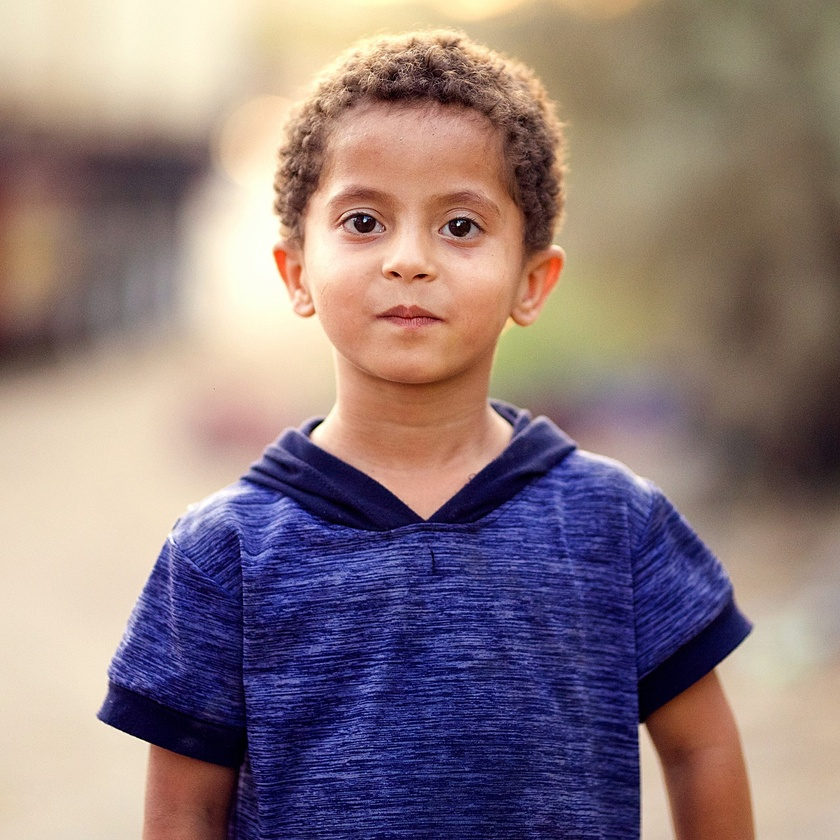
#> input picture OpenCV/boy.jpg, 840 x 840 px, shrunk from 1280 x 1280 before the run, given in place of the camera
$ python age.py
#> lines starting #> are read from the running program, lines starting #| are printed output that depends on the picture; after the words box and inside, x2 and y2 are one past the last pixel; in counts of white or black regions, pixels touching at a corner belong together
#> the answer given: 1
#> in from_webcam, frame is the input picture: shape (840, 840, 3); mean B, G, R 124.8, 122.6, 141.6
#> the answer given: 3
import cv2
import os
from datetime import datetime

def cartoonify(image):
    gray = cv2.cvtColor(image, cv2.COLOR_BGR2GRAY)
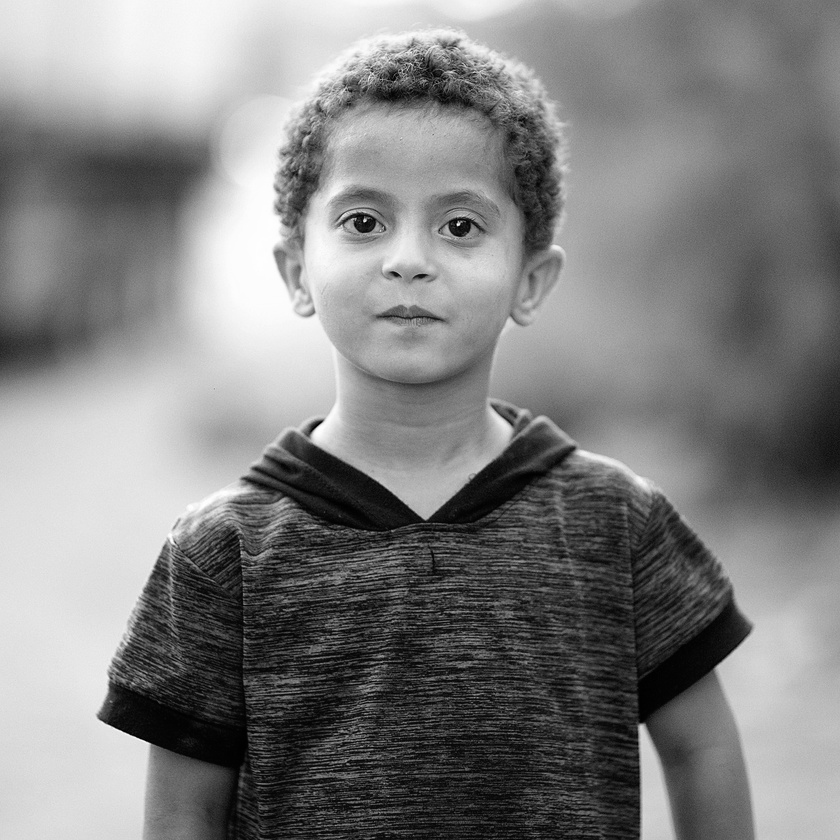
#> gray: shape (840, 840); min 0, max 255, mean 128.6
    gray = cv2.medianBlur(gray, 7)
    edges = cv2.adaptiveThreshold(gray, 255, cv2.ADAPTIVE_THRESH_MEAN_C,
                                  cv2.THRESH_BINARY, 9, 9)
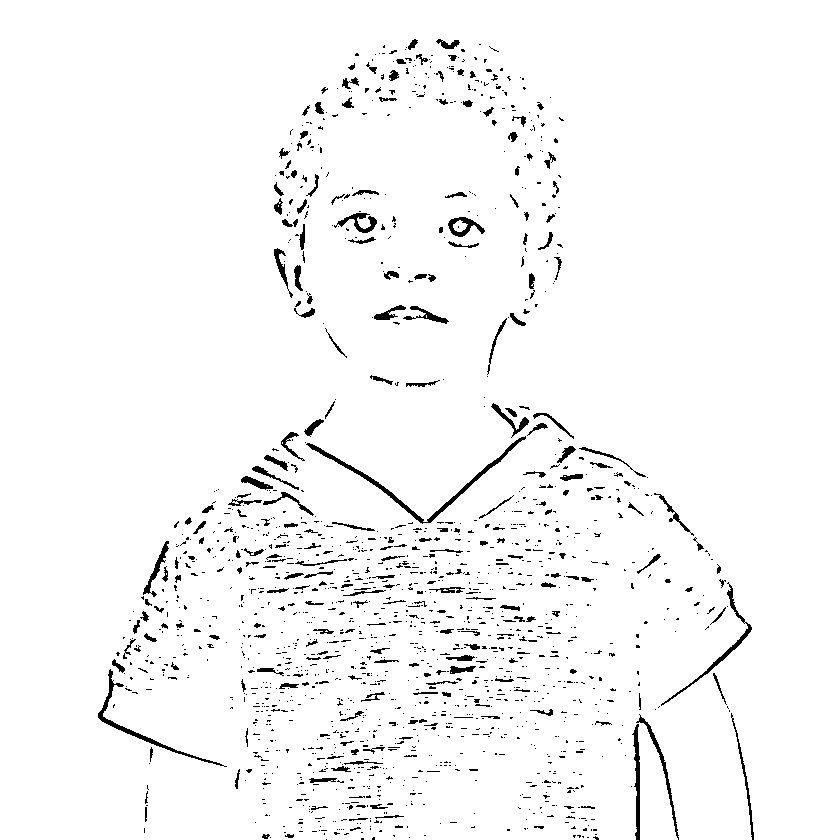
#> edges: shape (840, 840); 96.8% white; 1605 black regions (1346 under 20 px), largest, box (x1, y1, x2, y2) and area: (306, 436, 526, 524) 1119, (98, 669, 227, 767) 683, (661, 582, 752, 706) 549
    color = cv2.bilateralFilter(image, 9, 300, 300)
    return cv2.bitwise_and(color, color, mask=edges)
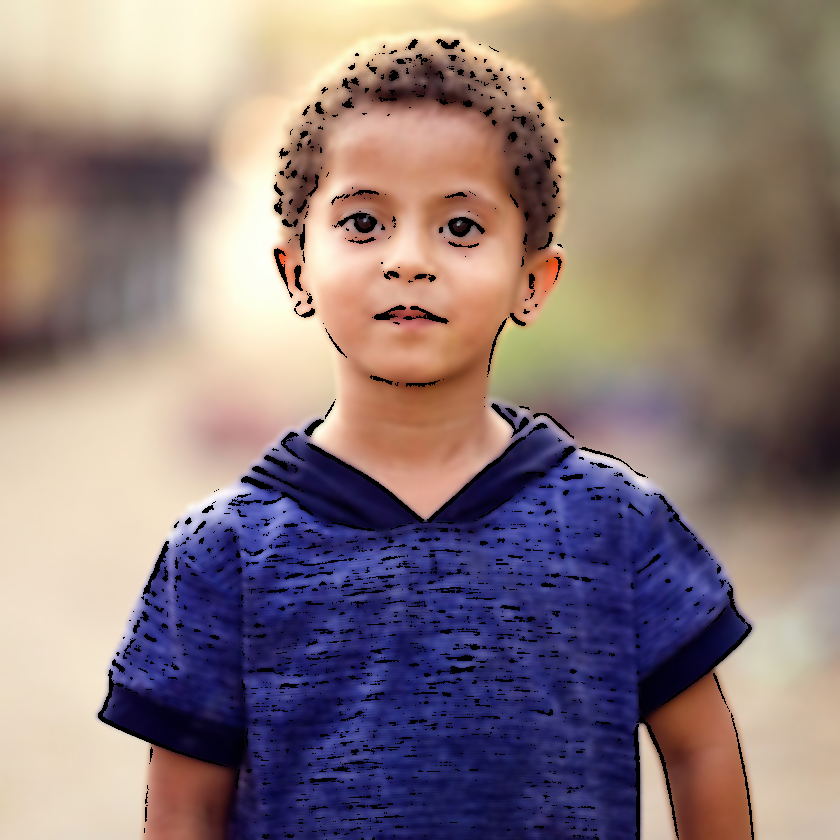
#> returned value: shape (840, 840, 3); mean of channels 0, 1, 2 121.6, 120.6, 139.1; drawn as B, G, R

def sketch(image):
    gray = cv2.cvtColor(image, cv2.COLOR_BGR2GRAY)
    inv = 255 - gray
    blur = cv2.GaussianBlur(inv, (21, 21), 0)
    sketch = cv2.divide(gray, 255 - blur, scale=256)
    return cv2.cvtColor(sketch, cv2.COLOR_GRAY2BGR)

def blur_filter(image):
    return cv2.GaussianBlur(image, (15, 15), 0)

def save_with_timestamp(image, filter_name):
    timestamp = datetime.now().strftime('%Y%m%d_%H%M%S')
    filename = f"{filter_name}_{timestamp}.png"
    cv2.imwrite(filename, image)
    print(f"Saved: {filename}")
def change_skin_tone(image, tone="natural"):
#> called with tone = 'bright'
    result = image.copy()

    if tone == "bright":
        # Strong brightening and color boost
        result = cv2.convertScaleAbs(result, alpha=1.5, beta=50)
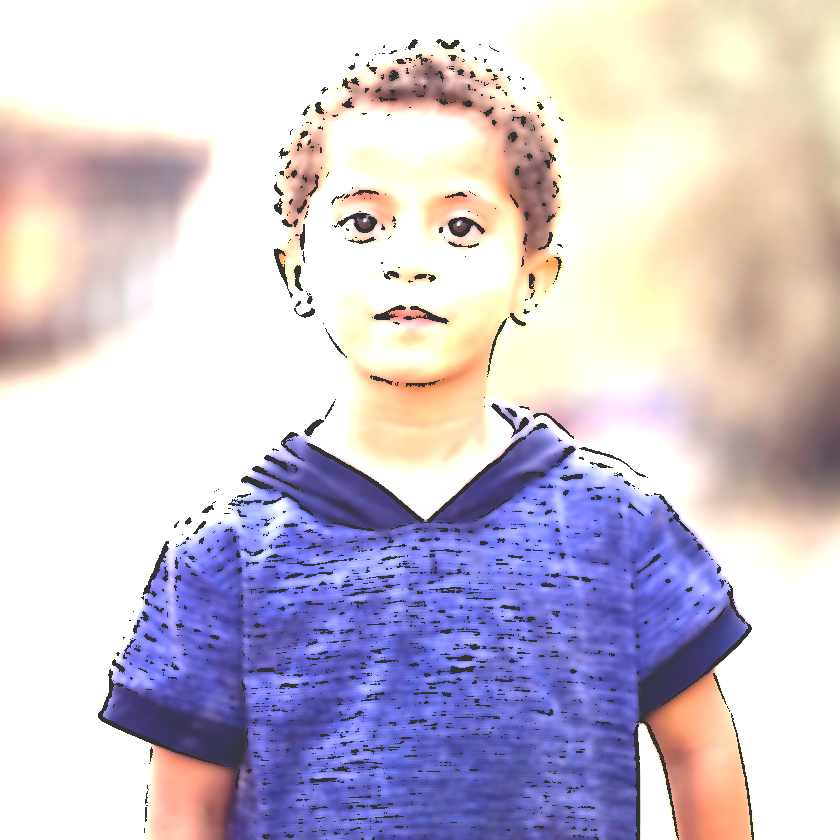
#> result: shape (840, 840, 3); mean B, G, R 208.9, 195.3, 204.5

    elif tone == "warm":
        # Apply warm filter: slightly reddish-yellow overlay
        overlay = result.copy()
        overlay[:] = (0, 50, 100)  # BGR tone
        result = cv2.addWeighted(result, 0.7, overlay, 0.3, 0)

    elif tone == "dull":
        # Slightly darkened and desaturated
        result = cv2.convertScaleAbs(result, alpha=0.7, beta=-30)

    elif tone == "pale":
        # Desaturate + brighten
        hsv = cv2.cvtColor(result, cv2.COLOR_BGR2HSV)
        hsv[..., 1] = hsv[..., 1] * 0.2  # Strong desaturation
        hsv[..., 2] = cv2.add(hsv[..., 2], 30)  # Slightly brighter
        result = cv2.cvtColor(hsv, cv2.COLOR_HSV2BGR)

    return result


def apply_age_effect(image, age):
    if age <= 12:
        cartoon = cartoonify(image)
        return change_skin_tone(cartoon, tone="bright")

    elif age <= 25:
        sk = sketch(image)
        return change_skin_tone(sk, tone="warm")

    elif age <= 50:
        smooth = cv2.bilateralFilter(image, 15, 75, 75)
        return change_skin_tone(smooth, tone="dull")

    else:
        aged = cv2.cvtColor(image, cv2.COLOR_BGR2GRAY)
        aged = cv2.equalizeHist(aged)
        aged = cv2.cvtColor(aged, cv2.COLOR_GRAY2BGR)
        aged = change_skin_tone(aged, tone="pale")
        cv2.putText(aged, f"Age: {age}", (20, 40), cv2.FONT_HERSHEY_SIMPLEX,
                    1, (0, 255, 255), 2, cv2.LINE_AA)
        return aged


def process_image(image):
    try:
        age = int(input("Enter age: "))
        avatar = apply_age_effect(image, age)
        filter_name = f"age_avatar_{age}"
        save_with_timestamp(avatar, filter_name)
        cv2.imshow("Avatar by Age", avatar)
        cv2.waitKey(0)
        cv2.destroyAllWindows()
    except ValueError:
        print("Invalid age entered.")

def from_webcam():
    cap = cv2.VideoCapture(0)
    ret, frame = cap.read()
    cap.release()
    if ret:
        process_image(frame)
    else:
        print("Failed to capture image.")

def from_file(path):
    if os.path.exists(path):
        img = cv2.imread(path)
        process_image(img)
    else:
        print(f"File not found: {path}")

print("Choose an option:")
print("1. Capture from webcam")
print("2. Upload image file")
choice = input("Enter 1 or 2: ")

if choice == '1':
    from_webcam()
elif choice == '2':
    path = input("Enter full image path: ")
    from_file(path)
else:
    print("Invalid choice.")
